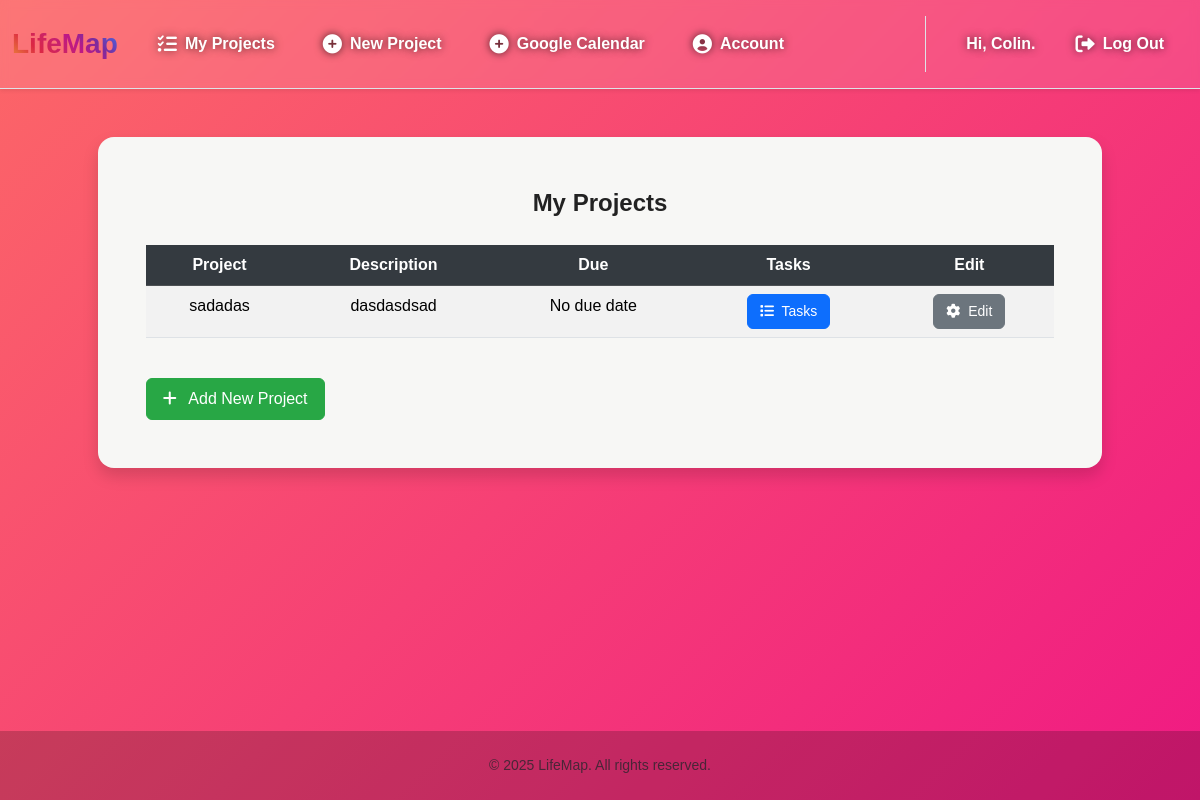
/projects (signed in), run on the app's committed database.
### tables this page shows
CREATE TABLE users (
    user_id INTEGER PRIMARY KEY AUTOINCREMENT,
    username TEXT NOT NULL UNIQUE,
    email TEXT UNIQUE,
    password_hash TEXT NOT NULL
, google_token TEXT);

CREATE TABLE projects (
    project_id INTEGER PRIMARY KEY AUTOINCREMENT,
    user_id INTEGER NOT NULL,
    name TEXT NOT NULL,
    description TEXT,
    start_date TEXT,
    end_date TEXT,
    FOREIGN KEY (user_id) REFERENCES users (user_id)
);

### app.py (the view)
@app.route("/projects", methods=["GET", "POST"])
@login_required
def projects_list():
    if request.method == "GET":
        conn = get_db()
        cursor = conn.cursor()
        user_id = session["user_id"]
        cursor.execute(
            """SELECT * FROM projects WHERE user_id = ? ORDER BY end_date ASC""",
            (user_id,),
        )
        rows = [dict(row) for row in cursor.fetchall()]
        for row in rows:
            row["readable_due_date"] = format_date_difference(row["end_date"])
        return render_template(
            "projects.html", projects=rows, username=get_username(user_id)
        )
    else:
        return error_page("Request Error, Only GET requests accepted.", 403)

### app.py (called while the page is built)
@app.after_request
def after_request(response):
    response.headers["Cache-Control"] = "no-cache, no-store, must-revalidate"
    response.headers["Expires"] = 0
    response.headers["Pragma"] = "no-cache"
    return response

### help.py (called while the page is built, shortened)
def get_db():
    if "lifemap_db" not in g:
        g.lifemap_db = sqlite3.connect("LifeMap.db")
        g.lifemap_db.row_factory = sqlite3.Row
    return g.lifemap_db

def login_required(f):
    @wraps(f)
    def decorated_function(*args, **kwargs):
        if session.get("user_id") is None:
            return redirect("/login")
        return f(*args, **kwargs)
    return decorated_function

def get_username(user_id):
    conn = get_db()
    cursor = conn.cursor()
    cursor.execute("""SELECT username FROM users WHERE user_id = ?""", (user_id,))
    username_row = cursor.fetchone()
    return username_row[0] if username_row else None

def format_date_difference(target_date_str: str) -> str:
    if not target_date_str:
        return "No due date"

### templates/projects.html (shortened to what this page needs)
{% extends "layout.html" %}
{% block username %}
    <div class="username fs-6 fw-bold">Hi, {{username}}.</div>
{% endblock %}
{% block main %}
    <div class="mb-4 shadow rounded-4 p-5 mx-auto" style="background-color: #f7f7f5 !important; max-width: 90%; width: 100%;">
        <div class="fs-4 fw-bold mb-4 text-center">
            My Projects
        </div>
        <div class="table-responsive">
            <table class="table table-hover table-striped">
                <thead class="table-dark">
                    <tr>
                        <th scope="col">Project</th>
                        <th scope="col">Description</th>
                        <th scope="col">Due</th>
                        <th scope="col">Tasks</th>
                        <th scope="col">Edit</th>
                    </tr>
                </thead>
                <tbody>
                    {% for row in projects %}
                    <tr>
                        <td> {{ row["name"] }} </td>
                        <td> {{ row["description"] }} </td>
                        {% if row["readable_due_date"] in this_week %}
                        <td><b style="color:red;"> {{ row["readable_due_date"]}}</b><td>
                        {% else %}
                        <td> {{ row["readable_due_date"]}}<td>
                        {% endif %}
                            <button class="details-button btn btn-sm btn-primary" data-project-id="{{ row["project_id"] }}">
                                <i class="fa-solid fa-list me-1"></i> Tasks
                            </button>
                        </td>
                        <td>
                            <button class="edit-button btn btn-sm btn-secondary" data-project-id="{{ row["project_id"] }}">
                                <i class="fa-solid fa-gear me-1"></i> Edit
                            </button>
                        </td>
                    </tr>
                    {% endfor %}
                </tbody>
            </table>
        </div>
        <div class="d-flex justify-content-left mt-4">
            <a href="/newProject" class="btn btn-new-project">
                <i class="fa-solid fa-plus me-2"></i> Add New Project
            </a>
        </div>
    </div>
{% endblock %}

### static/css/layout2.css (style rules this page uses)
body { font-family: 'Poppins', sans-serif; background: linear-gradient(-45deg, #6a11cb, #2575fc, #ec008c, #fc6767); background-size: 400% 400%; animation: gradientBG 25s ease infinite; color: #222; display: flex; flex-direction: column; min-height: 100vh; }
.username { text-shadow: 0px 0px 8px rgba(0, 0, 0, 0.7); }

### templates/projects.html (style rules this page uses)
.btn { border-radius: 0.375rem; font-weight: 500; transition: all 0.2s ease-in-out; padding: 0.375rem 0.75rem; font-size: 0.875rem; }
.btn-primary { background-color: #0d6efd; border-color: #0d6efd; color: white; }
.btn-secondary { background-color: #6c757d; border-color: #6c757d; color: white; }
.table-dark th { background-color: #343a40; color: white; }
.btn-new-project { background-color: #28a745; border-color: #28a745; color: white; padding: 0.5rem 1rem; font-size: 1rem; }

### data on the page
users: username "Colin"
projects: name "sadadas", description "dasdasdsad", readable_due_date "No due date"
